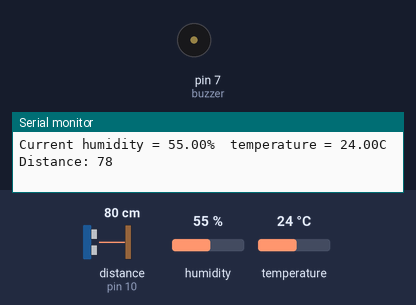
The sketch below on a simulated Arduino Uno, built with avr-gcc and run on an emulated ATmega328P. Shown: buzzer (waves = sounding), the last lines printed to the serial monitor. Wiring (inferred from the names in the program): ultrasonic range finder: trigger pin 9; echo pin 10. The test bench sets the inputs (shaded band); at power-on: distance to the obstacle (sensor on pin 10) 80 cm, temperature 24 °C, humidity 55 %. The echo pulse lasts 58.3 µs per cm.

Above: at 2.7 s.
2.8 s: distance to the obstacle (sensor on pin 10) set to 17 cm
6.7 s: distance to the obstacle (sensor on pin 10) set to 14 cm
At 8.3 s:
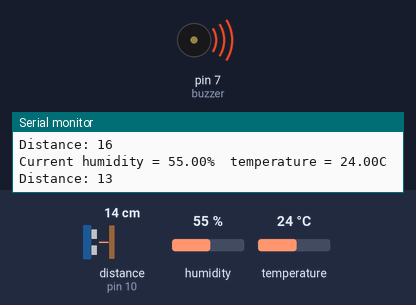
14.4 s: distance to the obstacle (sensor on pin 10) set to 18 cm
18.3 s: temperature set to 28 °C
22.2 s: temperature set to 31 °C
At 24.0 s:
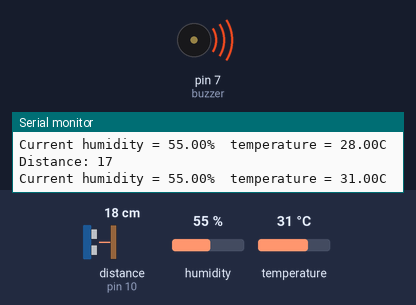
27.6 s: temperature set to 12 °C
At 27.9 s:
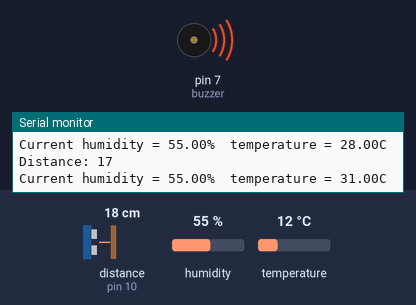
Timing chart, 0 to 30.6 s (numbered marks = the images above; inputs shaded):
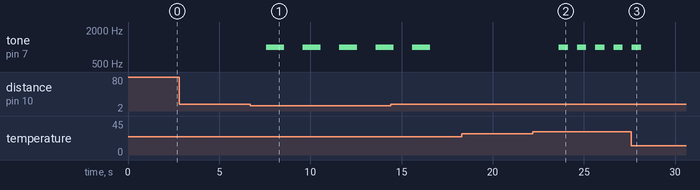

Measured:
- the behaviour switches between 16 and 15 cm on distance to the obstacle (sensor on pin 10) (found by bisection; images 0 and 1)
- the behaviour switches between 29 and 30 °C on temperature (found by bisection; images 1 and 2)
- after the input at 6.7 s, tone on pin 7 (buzzer): alternates 1000 Hz for 1.0 s and silent for 1.0 s, starting after 0.88 s
- after the input at 22.2 s, tone on pin 7 (buzzer): alternates 1000 Hz for 0.50 s and silent for 0.50 s, starting after 1.4 s
- after the input at 27.6 s, tone on pin 7 (buzzer): goes on until 28.1 s, then stays silent

The sketch:

update.ino
```cpp
#include "dht.h"
#define dht_apin A0 // Analog Pin sensor is connected to

const int buzzer = 7; //buzzer to arduino pin 9
const int trigPin = 9;
const int echoPin = 10;
long duration;
int distance;

int counter = 0;

dht DHT;

void setup(){
  pinMode(buzzer, OUTPUT); // Set buzzer - pin 9 as an output
  delay(500);//Delay to let system boot
  Serial.println("DHT11 Humidity & temperature Sensor\n\n");
  delay(1000);//Wait before accessing Sensor
  pinMode(trigPin, OUTPUT); // Sets the trigPin as an Output
  pinMode(echoPin, INPUT); // Sets the echoPin as an Input
  Serial.begin(9600);

}//end "setup()"

void loop(){
  //Start of Program

    DHT.read11(dht_apin);

    Serial.print("Current humidity = ");
    Serial.print(DHT.humidity);
    Serial.print("%  ");
    Serial.print("temperature = ");
    Serial.print(DHT.temperature);
    Serial.println("C  ");
    if(DHT.temperature > 29.0){
       while(counter <= 4){
          tone(buzzer, 1000); // Send 1KHz sound signal...
          delay(500);        // ...for 1 sec
          noTone(buzzer);     // Stop sound...
          delay(500);        // ...for 1sec
          counter = counter + 1;
       }
       counter = 0;
    }

    else{
      // Clears the trigPin
          digitalWrite(trigPin, LOW);
          delayMicroseconds(2);
     // Sets the trigPin on HIGH state for 10 micro seconds
          digitalWrite(trigPin, HIGH);
          delayMicroseconds(10);
          digitalWrite(trigPin, LOW);
    // Reads the echoPin, returns the sound wave travel time in microseconds
          duration = pulseIn(echoPin, HIGH);
    // Calculating the distance
          distance= duration*0.034/2;
     // Prints the distance on the Serial Monitor
          Serial.print("Distance: ");
          Serial.println(distance);
      if (distance < 15){
          while(counter <= 4){
          tone(buzzer, 1000); // Send 1KHz sound signal...
          delay(1000);        // ...for 1 sec
          noTone(buzzer);     // Stop sound...
          delay(1000);        // ...for 1sec
          counter = counter + 1;
         }
       counter = 0;
      }
      else if (distance < 10){
          while(counter <= 4){
          tone(buzzer, 200); // Send 1KHz sound signal...
          delay(200);        // ...for 1 sec
          noTone(buzzer);     // Stop sound...
          delay(200);        // ...for 1sec
          counter = counter + 1;
         }
       counter = 0;
      }
    }

    delay(3000);//Wait 5 seconds before accessing sensor again.

  //Fastest should be once every two seconds.

}// end loop()
```
